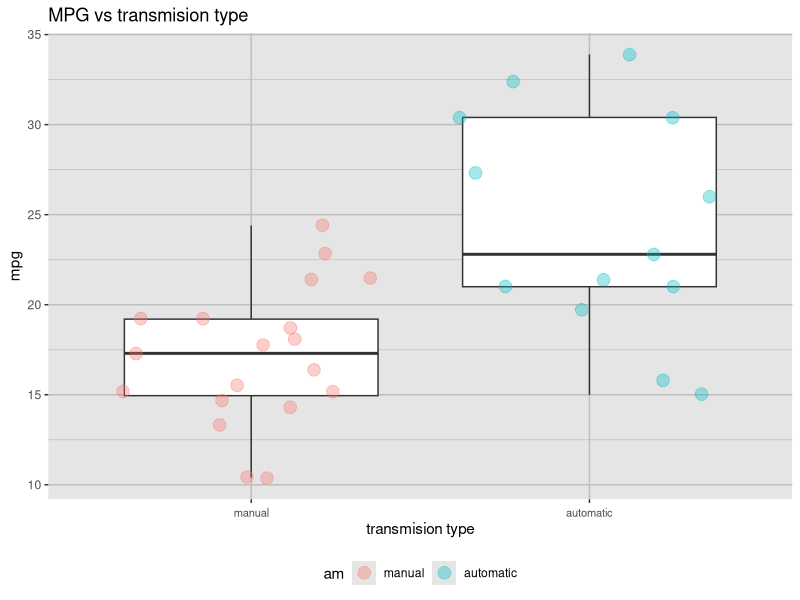
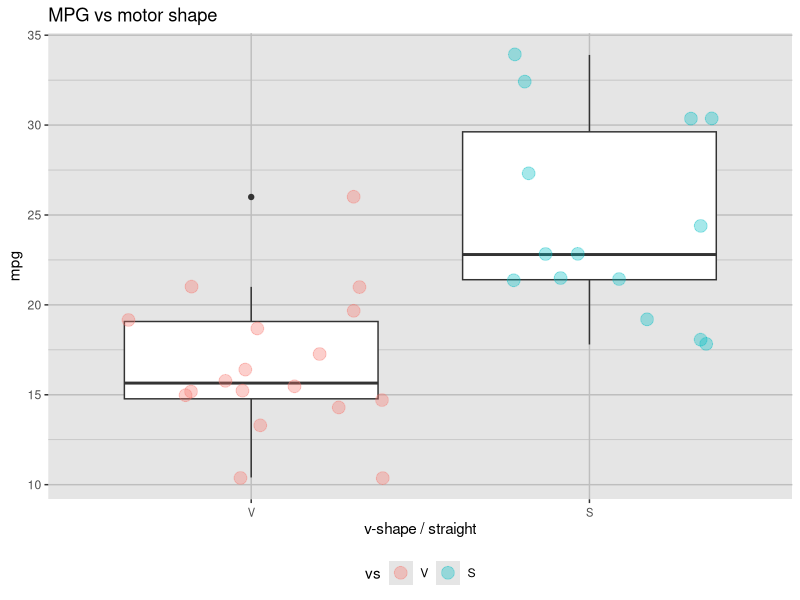
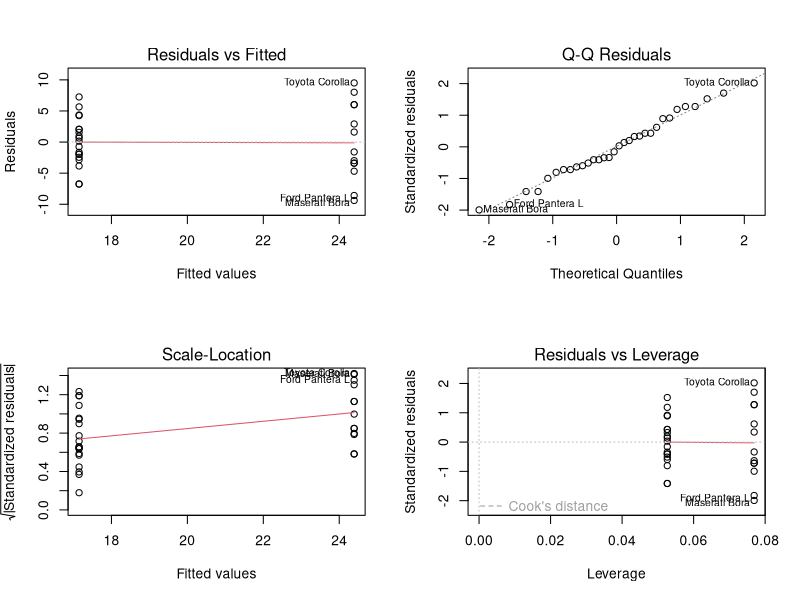
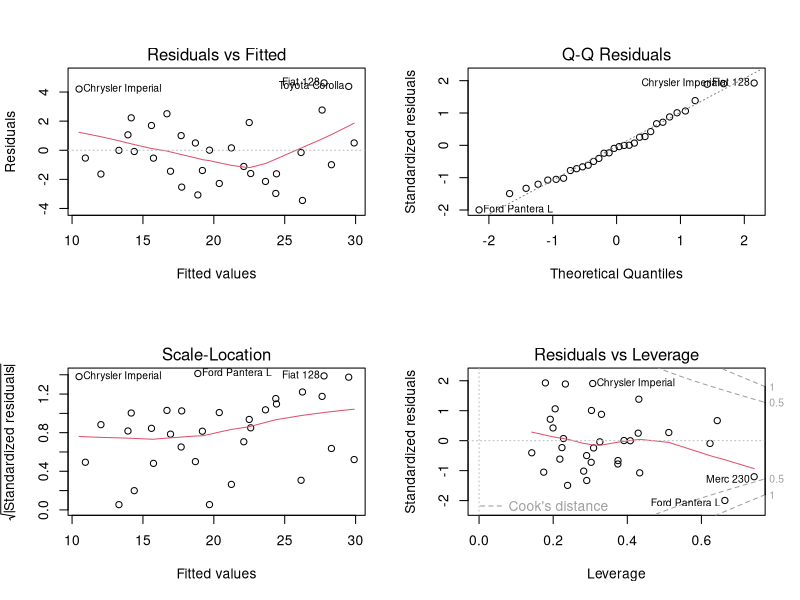

The R source for these figures, in order: (Note: this script raises an error after producing the figures.)
library(datasets)
library(dplyr)
library(ggplot2)
library(GGally)


head(mtcars)
?mtcars

##########################################
# MPG vs transmision type - Boxplot
##########################################
my_cars <- mtcars %>% 
        mutate( mpg = mpg,
                   am = factor(am, labels = c("manual","automatic")),
                   vs = factor(vs, labels = c("V","S")))

my_cars %>% ggplot(aes(x = am, y = mpg)) +
        geom_boxplot() +
        geom_jitter(aes(color = am), size = 4, alpha = .35) +
        labs(title = "MPG vs transmision type",
             x = "transmision type",
             y = "mpg")+
        theme(axis.text.x = element_text(
                angle = 0,
                size = 8,
                vjust = 0.5
        ),
        panel.background = element_rect(fill = "grey90"),
        panel.grid = element_line(color = "grey"),
        legend.position = "bottom"
        ) 

my_cars %>% ggplot(aes(x = vs, y = mpg)) +
        geom_boxplot() +
        geom_jitter(aes(color = vs), size = 4, alpha = .35) +
        labs(title = "MPG vs motor shape",
             x = "v-shape / straight",
             y = "mpg")+
        theme(axis.text.x = element_text(
                angle = 0,
                size = 8,
                vjust = 0.5
        ),
        panel.background = element_rect(fill = "grey90"),
        panel.grid = element_line(color = "grey"),
        legend.position = "bottom"
        ) 



##########################################
# MPG vs transmission type - Boxplot
##########################################
cor(my_cars[c(1,2,3,4,5,6,7,10,11)], my_cars[c(1,2,3,4,5,6,7,10,11)])

# test hypothesis
with(my_cars,t.test(mpg ~ am))
with(my_cars,t.test(mpg ~ vs))


fit_trans <- lm(mpg ~ am, data = my_cars)
summary(fit_trans)
fit_trans$coefficients
mean(fit_trans$residuals)

fit_all <- lm(mpg ~ ., data = my_cars)
summary(fit_all)
fit_all$coefficients
mean(fit_all$residuals)

fit_5 <- lm(mpg ~ am + wt + qsec + drat + gear , data = my_cars)
summary(fit_5)
fit_5$coefficients
mean(fit_5$residuals)

fit_3 <- lm(mpg ~ am + wt + qsec, data = my_cars)
summary(fit_3)
fit_3$coefficients
mean(fit_3$residuals)


par(mfrow = c(2,2))
plot(fit_trans)
plot(fit_all)
plot(fit_4)

summary(my_cars)
ggpairs(my_cars, lower = list(continuous = "smooth"),title = "mtcars - Pairs")



